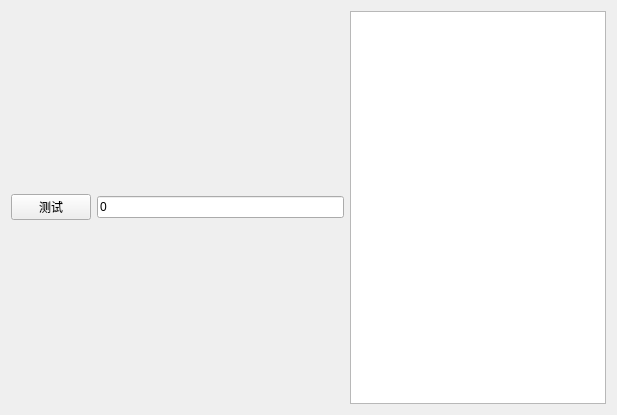
<?xml version="1.0" encoding="UTF-8"?>
<ui version="4.0">
 <class>Widget</class>
 <widget class="QWidget" name="Widget">
  <property name="geometry">
   <rect>
    <x>0</x>
    <y>0</y>
    <width>617</width>
    <height>415</height>
   </rect>
  </property>
  <property name="windowTitle">
   <string>Widget</string>
  </property>
  <layout class="QHBoxLayout" name="horizontalLayout">
   <item>
    <widget class="QPushButton" name="pushButton">
     <property name="text">
      <string>测试</string>
     </property>
    </widget>
   </item>
   <item>
    <widget class="QLineEdit" name="lineEdit">
     <property name="text">
      <string>0</string>
     </property>
    </widget>
   </item>
   <item>
    <widget class="QGraphicsView" name="graphicsView"/>
   </item>
  </layout>
 </widget>
 <resources/>
 <connections/>
</ui>
